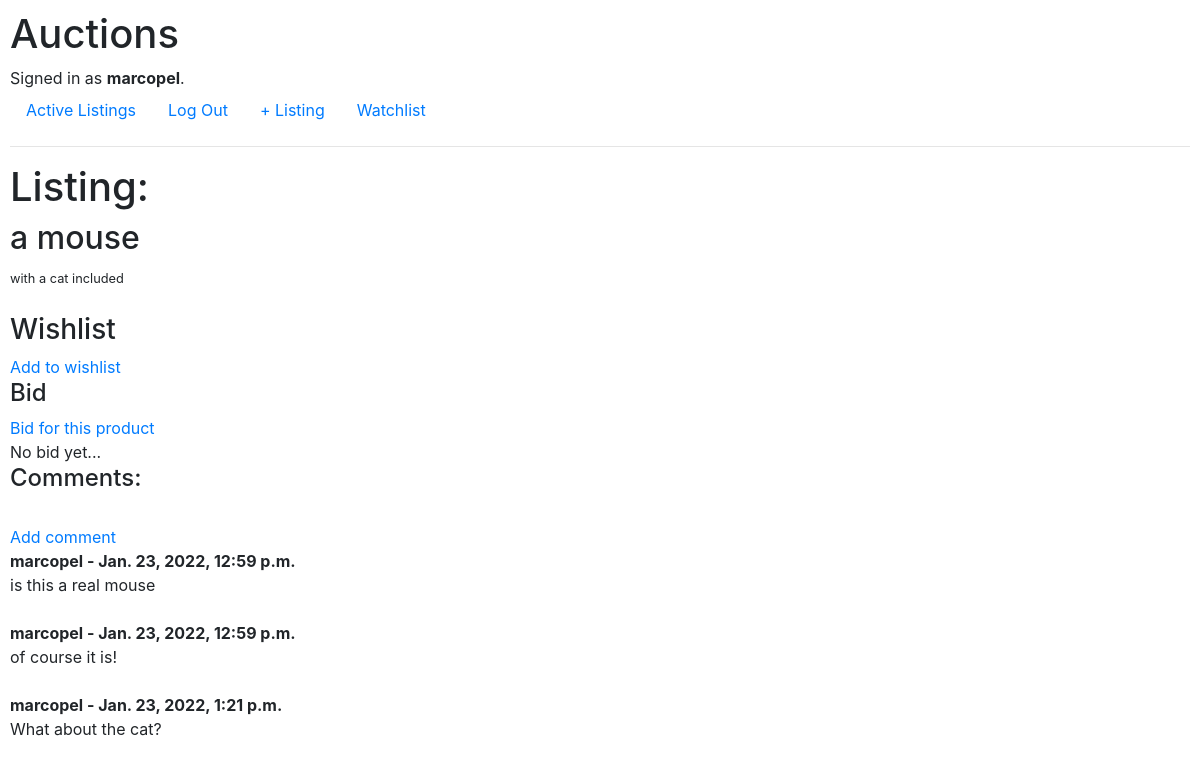
The app's page /2 (signed in) with its own data.
### auctions/models.py (models this page shows, shortened)
class User(AbstractUser):
    pass

class AuctionListing(models.Model):
    product = models.CharField(max_length=255)
    description = models.TextField(default="none")
    category = models.CharField(max_length=255)
    initial_price = models.PositiveIntegerField(default=0)
    sold = models.BooleanField(default=False)
    user = models.ForeignKey(User, on_delete=models.CASCADE)

class Comments(models.Model):
    product = models.ForeignKey(AuctionListing, related_name="comments", on_delete=models.CASCADE, default=None)
    comment = models.CharField(max_length=140 , default=None)
    author = models.ForeignKey(
        get_user_model(),
        on_delete=models.CASCADE,
        default=None,
        related_name="author"
    )
    date_added = models.DateTimeField(auto_now_add=True)

### auctions/views.py (the view)
# urls.py: path("<int:listing_id>", views.listing_detail, name="listing_detail"),
def listing_detail(request, listing_id):
    listing = AuctionListing.objects.get(id=listing_id)
    return render(request, "auctions/listing_detail.html", {
        "listing": listing
    })

### auctions/templates/auctions/listing_detail.html (shortened to what this page needs)
{% extends "auctions/layout.html" %}
{% block body %}
    <h1>Listing:</h1>
    <h2>{{listing.product}} </h2>
    <small>{{listing.description}}</small>
    <br/><br/>
    <h3>Wishlist</h3>
    <a href="{% url 'wishlist_add' listing.pk %}">Add to wishlist</a>
    <br/>
    <h4>Bid</h4>
    <a href="{% url 'bid_add' listing.pk %}">Bid for this product</a>
    <br/>
    {% if not listing.bid.all %}
        No bid yet...
    {% endif %}
    <h4> Comments: </h4>
    <br/>
   <a href="{% url 'comment_add' listing.pk %}">Add comment</a>
    <br/>
    {% if not listing.comments.all %}
        No comments yet...
    {% else %}
        {% for comment in listing.comments.all %}
        <strong>
            {{comment.author}} - {{comment.date_added}}
        </strong>
        <br/>
        {{ comment.comment }}
        <br/><br/>
        {% endfor %}
    {% endif %}
{% endblock %}

### auctions/templates/auctions/layout.html (shortened to what this page needs)
{% load static %}
<!DOCTYPE html>
<html lang="en">
    <head>
        <link rel="stylesheet" href="https://stackpath.bootstrapcdn.com/bootstrap/4.4.1/css/bootstrap.min.css">
        <link href="{% static 'auctions/styles.css' %}" rel="stylesheet">
    </head>
    <body>
        <h1>Auctions</h1>
        <div>
            {% if user.is_authenticated %}
                Signed in as <strong>{{ user.username }}</strong>.
            {% else %}
                Not signed in.
            {% endif %}
        </div>
        <ul class="nav">
            <li class="nav-item">
                <a class="nav-link" href="{% url 'index' %}">Active Listings</a>
            </li>
            {% if user.is_authenticated %}
                <li class="nav-item">
                    <a class="nav-link" href="{% url 'logout' %}">Log Out</a>
                </li>
                <li class="nav-item">
                    <a class="nav-link" href="{% url 'listing_add' %}">+ Listing</a>
                </li>
                <li class="nav-item">
                    <a class="nav-link" href="{% url 'wishlist' %}">Watchlist</a>
                </li>
            {% endif %}
        </ul>
        <hr>
        {% block body %}
        {% endblock %}
    </body>
</html>

### auctions/static/auctions/styles.css (style rules this page uses)
body { padding: 10px; }

### records on screen
User: username "marcopel"
AuctionListing: product "a mouse", description "with a cat included"
Comments: author "marcopel", date_added "Jan. 23, 2022, 12:59 p.m.", comment "is this a real mouse"
Comments: author "marcopel", date_added "Jan. 23, 2022, 12:59 p.m.", comment "of course it is!"
Comments: author "marcopel", date_added "Jan. 23, 2022, 1:21 p.m.", comment "What about the cat?"
